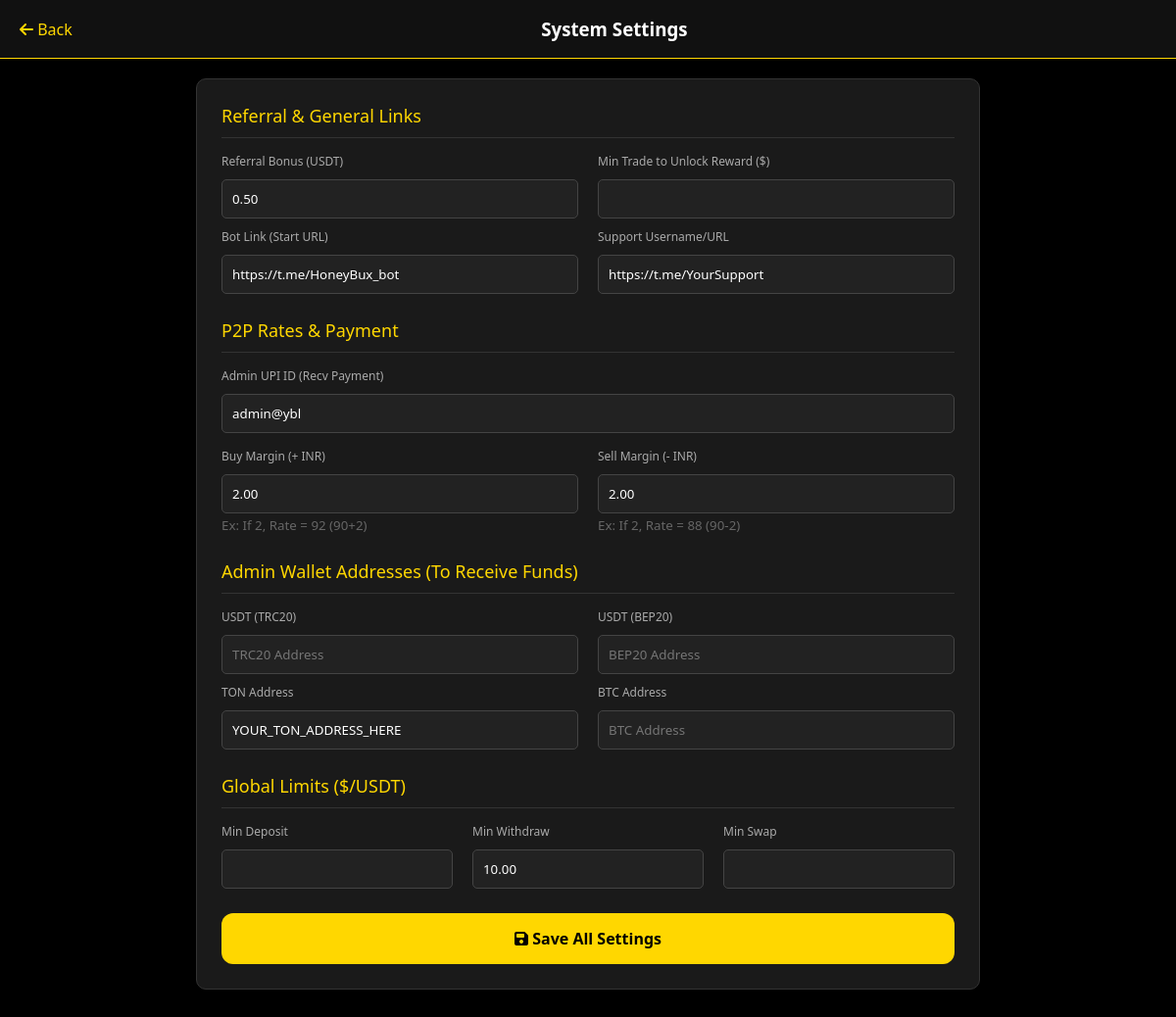
The page /admin/referral.php (signed in) on the database its author committed.
### tables this page shows
CREATE TABLE `settings` (
  `id` int(11) NOT NULL AUTO_INCREMENT,
  `p2p_buy_rate_margin` decimal(5,2) DEFAULT '2.00',
  `p2p_sell_rate_margin` decimal(5,2) DEFAULT '2.00',
  `referral_bonus_amount` decimal(10,2) DEFAULT '0.50',
  `bot_url` varchar(255) DEFAULT 'https://t.me/YourBotName_bot',
  `min_withdraw_limit` decimal(10,2) DEFAULT '10.00',
  `admin_wallets_json` text DEFAULT NULL, 
  `admin_upi` varchar(100) DEFAULT 'example@upi',
  `support_url` varchar(255) DEFAULT 'https://t.me/YourSupport',
  PRIMARY KEY (`id`)
);

### admin/referral.php (the view, shortened to what this page needs)
<?php
require_once '../includes/db_connect.php';
$settings = $pdo->query("SELECT * FROM settings WHERE id=1")->fetch(PDO::FETCH_ASSOC);
$admin_wallets = json_decode($settings['admin_wallets_json'], true);
?>
<!DOCTYPE html>
<html lang="en">
<head>
    <link rel="stylesheet" href="../assets/css/style.css">
    <link rel="stylesheet" href="https://cdnjs.cloudflare.com/ajax/libs/font-awesome/6.4.0/css/all.min.css">
</head>
<body>
    <div class="admin-nav">
        <a href="dashboard.php" style="color: gold; text-decoration: none;"><i class="fa-solid fa-arrow-left"></i> Back</a>
        <h3 style="color: white;">System Settings</h3>
    </div>
    <div class="container">
        <div class="form-card">
            <form method="POST">
                <div class="section-title" style="margin-top: 0;">Referral & General Links</div>
                <div class="row">
                    <div class="col">
                        <label>Referral Bonus (USDT)</label>
                        <input type="text" name="referral_bonus" value="<?php echo $settings['referral_bonus_amount']; ?>" required>
                    </div>
                    <div class="col">
                        <label>Min Trade to Unlock Reward ($)</label>
                        <input type="text" name="referral_min_trade" value="<?php echo $settings['referral_min_trade']; ?>" required>
                    </div>
                </div>
                <div class="row" style="margin-top: 10px;">
                    <div class="col">
                        <label>Bot Link (Start URL)</label>
                        <input type="text" name="bot_url" value="<?php echo $settings['bot_url']; ?>" required>
                    </div>
                    <div class="col">
                        <label>Support Username/URL</label>
                        <input type="text" name="support_url" value="<?php echo $settings['support_url']; ?>">
                    </div>
                </div>
                <div class="section-title">P2P Rates & Payment</div>
                <div class="form-group">
                    <label>Admin UPI ID (Recv Payment)</label>
                    <input type="text" name="admin_upi" value="<?php echo $settings['admin_upi']; ?>" required>
                </div>
                <div class="row">
                    <div class="col">
                        <label>Buy Margin (+ INR)</label>
                        <input type="number" step="0.01" name="p2p_buy_rate_margin" value="<?php echo $settings['p2p_buy_rate_margin']; ?>" required>
                        <small style="color: #666;">Ex: If 2, Rate = 92 (90+2)</small>
                    </div>
                    <div class="col">
                        <label>Sell Margin (- INR)</label>
                        <input type="number" step="0.01" name="p2p_sell_rate_margin" value="<?php echo $settings['p2p_sell_rate_margin']; ?>" required>
                        <small style="color: #666;">Ex: If 2, Rate = 88 (90-2)</small>
                    </div>
                </div>
                <div class="section-title">Admin Wallet Addresses (To Receive Funds)</div>
                <div class="row">
                    <div class="col">
                        <label>USDT (TRC20)</label>
                        <input type="text" name="w_trc20" value="<?php echo $admin_wallets['USDT_TRC20'] ?? ''; ?>" placeholder="TRC20 Address">
                    </div>
                    <div class="col">
                        <label>USDT (BEP20)</label>
                        <input type="text" name="w_bep20" value="<?php echo $admin_wallets['USDT_BEP20'] ?? ''; ?>" placeholder="BEP20 Address">
                    </div>
                </div>
                <div class="row" style="margin-top: 10px;">
                    <div class="col">
                        <label>TON Address</label>
                        <input type="text" name="w_ton" value="<?php echo $admin_wallets['TON'] ?? ''; ?>" placeholder="TON Address">
                    </div>
                    <div class="col">
                        <label>BTC Address</label>
                        <input type="text" name="w_btc" value="<?php echo $admin_wallets['BTC'] ?? ''; ?>" placeholder="BTC Address">
                    </div>
                </div>
                <div class="section-title">Global Limits ($/USDT)</div>
                <div class="row">
                    <div class="col">
                        <label>Min Deposit</label>
                        <input type="number" step="0.1" name="min_deposit" value="<?php echo $settings['min_deposit_limit']; ?>" required>
                    </div>
                    <div class="col">
                        <label>Min Withdraw</label>
                        <input type="number" step="0.1" name="min_withdraw" value="<?php echo $settings['min_withdraw_limit']; ?>" required>
                    </div>
                    <div class="col">
                        <label>Min Swap</label>
                        <input type="number" step="0.1" name="min_swap" value="<?php echo $settings['min_swap_limit']; ?>" required>
                    </div>
                </div>
                <button type="submit" class="btn btn-primary" style="margin-top: 25px; width: 100%; padding: 15px; font-size: 16px;">
                    <i class="fa-solid fa-save"></i> Save All Settings
                </button>
            </form>
        </div>
    </div>
</body>
</html>

### assets/css/style.css (style rules this page uses)
:root { --primary-gold: #FFD700; --bg-dark: #000000; --card-bg: #1a1a1a; --text-white: #ffffff; --text-gray: #aaaaaa; --danger: #ff4d4d; --success: #28a745; }
* { box-sizing: border-box; margin: 0; padding: 0; font-family: 'Segoe UI', Tahoma, Geneva, Verdana, sans-serif; -webkit-tap-highlight-color: transparent; }
body { background-color: var(--bg-dark); color: var(--text-white); background-image: url('../images/bg.jpg'); background-size: cover; background-attachment: fixed; background-position: center; padding-top: 90px; padding-bottom: 80px; min-height: 100vh; }
body::before { content: ""; position: fixed; top: 0; left: 0; width: 100%; height: 100%; background: rgba(0, 0, 0, 0.85); z-index: -1; }
.container { padding: 0 15px; }
.btn { width: 100%; padding: 12px; border: none; border-radius: 12px; font-weight: bold; font-size: 16px; cursor: pointer; transition: 0.3s; text-align: center; }
.btn-primary { background: var(--primary-gold); color: #000; }
.form-group { margin-bottom: 15px; text-align: left; }
label { display: block; margin-bottom: 5px; color: var(--text-gray); font-size: 13px; }
input, select { width: 100%; padding: 12px; background: #2a2a2a; border: 1px solid #444; border-radius: 10px; color: #fff; outline: none; }

### admin/referral.php (style rules this page uses)
body { padding-top: 80px; background: #000; color: #ddd; }
.admin-nav { position: fixed; top: 0; left: 0; width: 100%; height: 60px; background: #111; border-bottom: 1px solid gold; display: flex; align-items: center; justify-content: space-between; padding: 0 20px; z-index: 100; }
.form-card { background: #1a1a1a; padding: 25px; border-radius: 10px; border: 1px solid #333; max-width: 800px; margin: 0 auto 50px auto; }
.section-title { color: gold; border-bottom: 1px solid #333; padding-bottom: 10px; margin-bottom: 15px; margin-top: 25px; font-size: 18px; }
.row { display: flex; gap: 20px; }
.col { flex: 1; }
input { background: #222; border: 1px solid #444; color: white; padding: 10px; width: 100%; border-radius: 5px; margin-top: 5px; }
label { font-size: 12px; color: #aaa; }

### rows shown on the page
settings: referral_bonus "0.50", bot_url "https://t.me/HoneyBux_bot", support_url "https://t.me/YourSupport", admin_upi "admin@ybl", p2p_buy_rate_margin "2.00", p2p_sell_rate_margin "2.00", w_ton "YOUR_TON_ADDRESS_HERE", min_withdraw "10.00"
